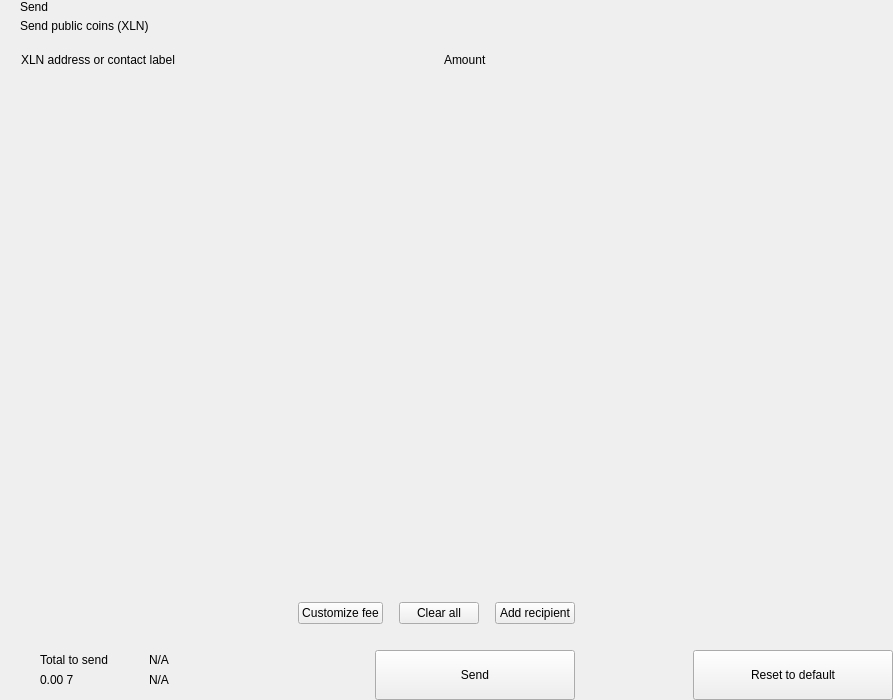
<?xml version="1.0" encoding="UTF-8"?>
<ui version="4.0">
 <class>send</class>
 <widget class="QWidget" name="send">
  <property name="geometry">
   <rect>
    <x>0</x>
    <y>0</y>
    <width>893</width>
    <height>700</height>
   </rect>
  </property>
  <property name="windowTitle">
   <string>Form</string>
  </property>
  <layout class="QHBoxLayout" name="horizontalLayout_2" stretch="2,1">
   <property name="spacing">
    <number>0</number>
   </property>
   <property name="leftMargin">
    <number>0</number>
   </property>
   <property name="topMargin">
    <number>0</number>
   </property>
   <property name="rightMargin">
    <number>0</number>
   </property>
   <property name="bottomMargin">
    <number>0</number>
   </property>
   <item>
    <widget class="QWidget" name="left" native="true">
     <layout class="QVBoxLayout" name="verticalLayout_3">
      <property name="spacing">
       <number>0</number>
      </property>
      <property name="leftMargin">
       <number>0</number>
      </property>
      <property name="topMargin">
       <number>0</number>
      </property>
      <property name="rightMargin">
       <number>0</number>
      </property>
      <property name="bottomMargin">
       <number>0</number>
      </property>
      <item>
       <layout class="QVBoxLayout" name="verticalLayout_22" stretch="0,0,0,1,0,0,0,0">
        <property name="spacing">
         <number>0</number>
        </property>
        <item>
         <layout class="QHBoxLayout" name="horizontalLayout_3">
          <property name="spacing">
           <number>0</number>
          </property>
          <property name="leftMargin">
           <number>20</number>
          </property>
          <property name="rightMargin">
           <number>20</number>
          </property>
          <item>
           <layout class="QVBoxLayout" name="verticalLayout">
            <property name="spacing">
             <number>5</number>
            </property>
            <item>
             <widget class="QLabel" name="labelTitle">
              <property name="text">
               <string>Send</string>
              </property>
              <property name="alignment">
               <set>Qt::AlignLeading|Qt::AlignLeft|Qt::AlignVCenter</set>
              </property>
             </widget>
            </item>
            <item>
             <widget class="QLabel" name="labelSubtitle1">
              <property name="text">
               <string>Send public coins (XLN)</string>
              </property>
             </widget>
            </item>
           </layout>
          </item>
          <item>
           <spacer name="horizontalSpacer">
            <property name="orientation">
             <enum>Qt::Horizontal</enum>
            </property>
            <property name="sizeHint" stdset="0">
             <size>
              <width>40</width>
              <height>20</height>
             </size>
            </property>
           </spacer>
          </item>
         </layout>
        </item>
        <item>
         <spacer name="verticalSpacer_2">
          <property name="orientation">
           <enum>Qt::Vertical</enum>
          </property>
          <property name="sizeType">
           <enum>QSizePolicy::Fixed</enum>
          </property>
          <property name="sizeHint" stdset="0">
           <size>
            <width>20</width>
            <height>20</height>
           </size>
          </property>
         </spacer>
        </item>
        <item>
         <layout class="QHBoxLayout" name="horizontalLayout" stretch="6,0,2">
          <property name="spacing">
           <number>0</number>
          </property>
          <property name="leftMargin">
           <number>10</number>
          </property>
          <property name="topMargin">
           <number>0</number>
          </property>
          <property name="rightMargin">
           <number>20</number>
          </property>
          <property name="bottomMargin">
           <number>0</number>
          </property>
          <item>
           <widget class="QLabel" name="labelSubtitleAddress">
            <property name="styleSheet">
             <string notr="true">margin-left:8px;</string>
            </property>
            <property name="text">
             <string>XLN address or contact label</string>
            </property>
           </widget>
          </item>
          <item>
           <spacer name="horizontalSpacer_3">
            <property name="orientation">
             <enum>Qt::Horizontal</enum>
            </property>
            <property name="sizeType">
             <enum>QSizePolicy::Fixed</enum>
            </property>
            <property name="sizeHint" stdset="0">
             <size>
              <width>40</width>
              <height>1</height>
             </size>
            </property>
           </spacer>
          </item>
          <item>
           <widget class="QLabel" name="labelSubtitleAmount">
            <property name="text">
             <string>Amount</string>
            </property>
           </widget>
          </item>
         </layout>
        </item>
        <item>
         <widget class="QScrollArea" name="scrollArea">
          <property name="minimumSize">
           <size>
            <width>0</width>
            <height>350</height>
           </size>
          </property>
          <property name="styleSheet">
           <string notr="true">#scrollArea {
            background:transparent;
            margin-top:10px;
}</string>
          </property>
          <property name="horizontalScrollBarPolicy">
           <enum>Qt::ScrollBarAlwaysOff</enum>
          </property>
          <property name="sizeAdjustPolicy">
           <enum>QAbstractScrollArea::AdjustIgnored</enum>
          </property>
          <property name="widgetResizable">
           <bool>true</bool>
          </property>
          <property name="alignment">
           <set>Qt::AlignLeading|Qt::AlignLeft|Qt::AlignTop</set>
          </property>
          <widget class="QWidget" name="scrollAreaWidgetContents">
           <property name="geometry">
            <rect>
             <x>0</x>
             <y>0</y>
             <width>591</width>
             <height>16</height>
            </rect>
           </property>
           <property name="sizePolicy">
            <sizepolicy hsizetype="Preferred" vsizetype="Maximum">
             <horstretch>0</horstretch>
             <verstretch>0</verstretch>
            </sizepolicy>
           </property>
           <property name="autoFillBackground">
            <bool>false</bool>
           </property>
           <property name="styleSheet">
            <string notr="true">#scrollAreaWidgetContents {
             background:transparent;
             }</string>
           </property>
           <layout class="QVBoxLayout" name="verticalLayout_7">
            <property name="spacing">
             <number>0</number>
            </property>
            <property name="sizeConstraint">
             <enum>QLayout::SetDefaultConstraint</enum>
            </property>
            <property name="leftMargin">
             <number>0</number>
            </property>
            <property name="topMargin">
             <number>0</number>
            </property>
            <property name="rightMargin">
             <number>0</number>
            </property>
            <property name="bottomMargin">
             <number>0</number>
            </property>
           </layout>
          </widget>
         </widget>
        </item>
        <item>
         <spacer name="verticalSpacer_4">
          <property name="orientation">
           <enum>Qt::Vertical</enum>
          </property>
          <property name="sizeType">
           <enum>QSizePolicy::Fixed</enum>
          </property>
          <property name="sizeHint" stdset="0">
           <size>
            <width>20</width>
            <height>20</height>
           </size>
          </property>
         </spacer>
        </item>
        <item>
         <layout class="QHBoxLayout" name="horizontalLayout_20">
          <property name="spacing">
           <number>6</number>
          </property>
          <property name="leftMargin">
           <number>20</number>
          </property>
          <property name="rightMargin">
           <number>20</number>
          </property>
          <item>
           <spacer name="horizontalSpacer_4">
            <property name="orientation">
             <enum>Qt::Horizontal</enum>
            </property>
            <property name="sizeHint" stdset="0">
             <size>
              <width>10</width>
              <height>20</height>
             </size>
            </property>
           </spacer>
          </item>
          <item>
           <widget class="QPushButton" name="pushButtonFee">
            <property name="focusPolicy">
             <enum>Qt::NoFocus</enum>
            </property>
            <property name="text">
             <string>Customize fee</string>
            </property>
           </widget>
          </item>
          <item>
           <spacer name="horizontalSpacer_11">
            <property name="orientation">
             <enum>Qt::Horizontal</enum>
            </property>
            <property name="sizeType">
             <enum>QSizePolicy::Minimum</enum>
            </property>
            <property name="sizeHint" stdset="0">
             <size>
              <width>10</width>
              <height>20</height>
             </size>
            </property>
           </spacer>
          </item>
          <item>
           <widget class="QPushButton" name="pushButtonClear">
            <property name="focusPolicy">
             <enum>Qt::NoFocus</enum>
            </property>
            <property name="layoutDirection">
             <enum>Qt::RightToLeft</enum>
            </property>
            <property name="text">
             <string>Clear all</string>
            </property>
           </widget>
          </item>
          <item>
           <spacer name="horizontalSpacer_6">
            <property name="orientation">
             <enum>Qt::Horizontal</enum>
            </property>
            <property name="sizeType">
             <enum>QSizePolicy::Fixed</enum>
            </property>
            <property name="sizeHint" stdset="0">
             <size>
              <width>10</width>
              <height>20</height>
             </size>
            </property>
           </spacer>
          </item>
          <item>
           <widget class="QPushButton" name="pushButtonAddRecipient">
            <property name="focusPolicy">
             <enum>Qt::NoFocus</enum>
            </property>
            <property name="text">
             <string>Add recipient</string>
            </property>
           </widget>
          </item>
         </layout>
        </item>
        <item>
         <spacer name="verticalSpacer">
          <property name="orientation">
           <enum>Qt::Vertical</enum>
          </property>
          <property name="sizeType">
           <enum>QSizePolicy::Fixed</enum>
          </property>
          <property name="sizeHint" stdset="0">
           <size>
            <width>20</width>
            <height>16</height>
           </size>
          </property>
         </spacer>
        </item>
        <item>
         <layout class="QHBoxLayout" name="horizontalLayout_7">
          <property name="rightMargin">
           <number>20</number>
          </property>
          <item>
           <layout class="QHBoxLayout" name="horizontalLayout_10">
            <property name="spacing">
             <number>0</number>
            </property>
            <property name="leftMargin">
             <number>8</number>
            </property>
            <item>
             <widget class="QStackedWidget" name="stackedWidget">
              <property name="minimumSize">
               <size>
                <width>0</width>
                <height>60</height>
               </size>
              </property>
              <property name="maximumSize">
               <size>
                <width>16777215</width>
                <height>60</height>
               </size>
              </property>
              <widget class="QWidget" name="page1">
               <layout class="QVBoxLayout" name="verticalLayout_71" stretch="0">
                <property name="spacing">
                 <number>6</number>
                </property>
                <property name="leftMargin">
                 <number>12</number>
                </property>
                <property name="topMargin">
                 <number>0</number>
                </property>
                <property name="rightMargin">
                 <number>0</number>
                </property>
                <property name="bottomMargin">
                 <number>0</number>
                </property>
                <item>
                 <widget class="QWidget" name="coinWidget" native="true">
                  <property name="minimumSize">
                   <size>
                    <width>0</width>
                    <height>60</height>
                   </size>
                  </property>
                  <property name="maximumSize">
                   <size>
                    <width>16777215</width>
                    <height>60</height>
                   </size>
                  </property>
                  <layout class="QHBoxLayout" name="horizontalLayout_9">
                   <property name="spacing">
                    <number>0</number>
                   </property>
                   <property name="leftMargin">
                    <number>20</number>
                   </property>
                   <property name="topMargin">
                    <number>10</number>
                   </property>
                   <property name="rightMargin">
                    <number>20</number>
                   </property>
                   <property name="bottomMargin">
                    <number>10</number>
                   </property>
                   <item>
                    <layout class="QVBoxLayout" name="verticalSend">
                     <property name="spacing">
                      <number>0</number>
                     </property>
                     <item>
                      <widget class="QLabel" name="labelTitleTotalSend">
                       <property name="text">
                        <string>Total to send</string>
                       </property>
                      </widget>
                     </item>
                     <item>
                      <widget class="QLabel" name="labelAmountSend">
                       <property name="text">
                        <string notr="true">0.00 7</string>
                       </property>
                      </widget>
                     </item>
                    </layout>
                   </item>
                   <item>
                    <spacer name="horizontalSpacer_9">
                     <property name="orientation">
                      <enum>Qt::Horizontal</enum>
                     </property>
                     <property name="sizeType">
                      <enum>QSizePolicy::Fixed</enum>
                     </property>
                     <property name="sizeHint" stdset="0">
                      <size>
                       <width>20</width>
                       <height>20</height>
                      </size>
                     </property>
                    </spacer>
                   </item>
                   <item>
                    <widget class="QLabel" name="labelLine">
                     <property name="minimumSize">
                      <size>
                       <width>1</width>
                       <height>0</height>
                      </size>
                     </property>
                     <property name="maximumSize">
                      <size>
                       <width>1</width>
                       <height>16777215</height>
                      </size>
                     </property>
                     <property name="text">
                      <string/>
                     </property>
                    </widget>
                   </item>
                   <item>
                    <spacer name="horizontalSpacer_10">
                     <property name="orientation">
                      <enum>Qt::Horizontal</enum>
                     </property>
                     <property name="sizeType">
                      <enum>QSizePolicy::Fixed</enum>
                     </property>
                     <property name="sizeHint" stdset="0">
                      <size>
                       <width>20</width>
                       <height>20</height>
                      </size>
                     </property>
                    </spacer>
                   </item>
                   <item>
                    <layout class="QVBoxLayout" name="verticalRemaining">
                     <property name="spacing">
                      <number>0</number>
                     </property>
                     <item>
                      <widget class="QLabel" name="labelTitleTotalRemaining">
                       <property name="text">
                        <string notr="true">N/A</string>
                       </property>
                      </widget>
                     </item>
                     <item>
                      <widget class="QLabel" name="labelAmountRemaining">
                       <property name="text">
                        <string notr="true">N/A</string>
                       </property>
                      </widget>
                     </item>
                    </layout>
                   </item>
                  </layout>
                 </widget>
                </item>
               </layout>
              </widget>
              <widget class="QWidget" name="page_2"/>
             </widget>
            </item>
           </layout>
          </item>
          <item>
           <spacer name="horizontalSpacer_5">
            <property name="orientation">
             <enum>Qt::Horizontal</enum>
            </property>
            <property name="sizeType">
             <enum>QSizePolicy::Expanding</enum>
            </property>
            <property name="sizeHint" stdset="0">
             <size>
              <width>40</width>
              <height>20</height>
             </size>
            </property>
           </spacer>
          </item>
          <item alignment="Qt::AlignBottom">
           <widget class="QPushButton" name="pushButtonSave">
            <property name="minimumSize">
             <size>
              <width>200</width>
              <height>50</height>
             </size>
            </property>
            <property name="maximumSize">
             <size>
              <width>200</width>
              <height>50</height>
             </size>
            </property>
            <property name="focusPolicy">
             <enum>Qt::NoFocus</enum>
            </property>
            <property name="text">
             <string>Send</string>
            </property>
           </widget>
          </item>
         </layout>
        </item>
       </layout>
      </item>
     </layout>
    </widget>
   </item>
   <item>
    <widget class="QWidget" name="right" native="true">
     <layout class="QVBoxLayout" name="verticalLayout_5">
      <property name="leftMargin">
       <number>0</number>
      </property>
      <property name="topMargin">
       <number>0</number>
      </property>
      <property name="rightMargin">
       <number>0</number>
      </property>
      <property name="bottomMargin">
       <number>0</number>
      </property>
      <item>
       <layout class="QVBoxLayout" name="verticalLayout_4">
        <property name="spacing">
         <number>6</number>
        </property>
        <item>
         <widget class="OptionButton" name="btnCoinControl" native="true">
          <property name="minimumSize">
           <size>
            <width>0</width>
            <height>50</height>
           </size>
          </property>
         </widget>
        </item>
        <item>
         <widget class="OptionButton" name="btnChangeAddress" native="true">
          <property name="minimumSize">
           <size>
            <width>0</width>
            <height>50</height>
           </size>
          </property>
         </widget>
        </item>
        <item>
         <widget class="OptionButton" name="btnUri" native="true">
          <property name="minimumSize">
           <size>
            <width>0</width>
            <height>50</height>
           </size>
          </property>
         </widget>
        </item>
        <item>
         <spacer name="verticalSpacer_5">
          <property name="orientation">
           <enum>Qt::Vertical</enum>
          </property>
          <property name="sizeHint" stdset="0">
           <size>
            <width>20</width>
            <height>40</height>
           </size>
          </property>
         </spacer>
        </item>
        <item>
         <layout class="QHBoxLayout" name="horizontalLayout_8">
          <item>
           <spacer name="horizontalSpacer_7">
            <property name="orientation">
             <enum>Qt::Horizontal</enum>
            </property>
            <property name="sizeHint" stdset="0">
             <size>
              <width>40</width>
              <height>20</height>
             </size>
            </property>
           </spacer>
          </item>
          <item>
           <widget class="QPushButton" name="pushButtonReset">
            <property name="minimumSize">
             <size>
              <width>200</width>
              <height>50</height>
             </size>
            </property>
            <property name="maximumSize">
             <size>
              <width>200</width>
              <height>50</height>
             </size>
            </property>
            <property name="focusPolicy">
             <enum>Qt::NoFocus</enum>
            </property>
            <property name="text">
             <string>Reset to default</string>
            </property>
           </widget>
          </item>
         </layout>
        </item>
       </layout>
      </item>
     </layout>
    </widget>
   </item>
  </layout>
 </widget>
 <customwidgets>
  <customwidget>
   <class>OptionButton</class>
   <extends>QWidget</extends>
   <header>qt/pivx/optionbutton.h</header>
   <container>1</container>
  </customwidget>
 </customwidgets>
 <resources/>
 <connections/>
</ui>
